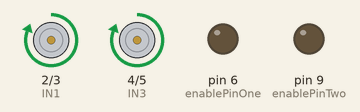
Recording of a sketch running on a simulated Arduino Uno, built with avr-gcc and run on an emulated ATmega328P. Shown: motor-driver pin pairs drawn as motors (green arrow = first pin HIGH = forward, orange = second pin HIGH = backward, longer = more drive), output pins drawn as LEDs (lit = HIGH).

Above: at 1.5 s.
At 4.5 s:
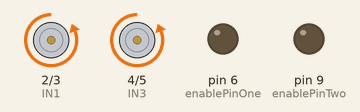
At 7.5 s:
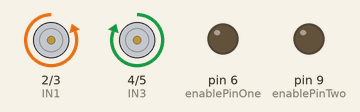
At 10.5 s:
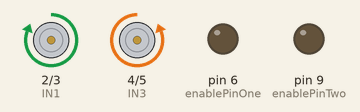
Timing chart, 0 to 15.6 s (numbered marks = the images above):
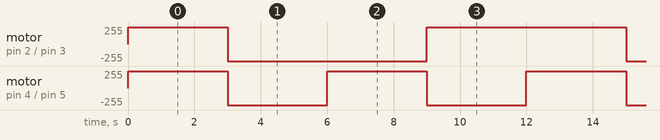

The sketch:

CAR_ARDUINO.ino
```cpp
#define IN1 2
#define IN2 3
#define IN3 4
#define IN4 5
#define enablePinOne 6
#define enablePinTwo 9
int delayValue = 3000;
void setup() {
  pinMode(IN1,OUTPUT);
  pinMode(IN2,OUTPUT);
  pinMode(IN3,OUTPUT);
  pinMode(IN4,OUTPUT);
  pinMode(enablePinOne,OUTPUT);
  pinMode(enablePinTwo,OUTPUT);
}

void loop() {
  moveForward();
  delay(delayValue);
  moveReverse();
  delay(delayValue);
  turnLeft();
  delay(delayValue);
  turnRight();
  delay(delayValue);
}

void turnRight(){
  digitalWrite(IN1,HIGH);
  digitalWrite(IN2,LOW);
  digitalWrite(IN3,LOW);
  digitalWrite(IN4,HIGH);
}

void turnLeft(){
  digitalWrite(IN1,LOW);
  digitalWrite(IN2,HIGH);
  digitalWrite(IN3,HIGH);
  digitalWrite(IN4,LOW);
}

void moveForward(){
  digitalWrite(IN1,HIGH);
  digitalWrite(IN2,LOW);
  digitalWrite(IN3,HIGH);
  digitalWrite(IN4,LOW);
}

void moveReverse(){
  digitalWrite(IN1,LOW);
  digitalWrite(IN2,HIGH);
  digitalWrite(IN3,LOW);
  digitalWrite(IN4,HIGH);
}

void moveMoters(boolean IN1State,boolean IN2State, boolean IN3State, boolean IN4State){
  digitalWrite(IN1,IN1State);
  digitalWrite(IN2,IN2State);
  digitalWrite(IN3,IN3State);
  digitalWrite(IN4,IN4State);
}
```

Measured:
- by itself, motor on pin 2 (IN1) / pin 3 (IN2): repeats every 12.0 s: backward 255/255 6.0 s, forward 255/255 6.0 s
- by itself, motor on pin 4 (IN3) / pin 5 (IN4): alternates forward 255/255 for 3.0 s and backward 255/255 for 3.0 s
